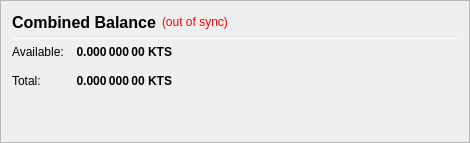
                   <widget class="QFrame" name="frame_CombinedBalances">
                    <property name="minimumSize">
                     <size>
                      <width>470</width>
                      <height>0</height>
                     </size>
                    </property>
                    <property name="frameShape">
                     <enum>QFrame::StyledPanel</enum>
                    </property>
                    <property name="frameShadow">
                     <enum>QFrame::Raised</enum>
                    </property>
                    <layout class="QVBoxLayout" name="verticalLayout_5">
                     <item>
                      <layout class="QHBoxLayout" name="horizontalLayout_5" stretch="0,0,0">
                       <item>
                        <widget class="QLabel" name="label_5z">
                         <property name="minimumSize">
                          <size>
                           <width>0</width>
                           <height>20</height>
                          </size>
                         </property>
                         <property name="font">
                          <font>
                           <pointsize>12</pointsize>
                           <weight>75</weight>
                           <bold>true</bold>
                          </font>
                         </property>
                         <property name="toolTip">
                          <string>Combined Balance (including unconfirmed and immature coins)</string>
                         </property>
                         <property name="text">
                          <string>Combined Balance</string>
                         </property>
                        </widget>
                       </item>
                       <item>
                        <widget class="QLabel" name="labelWalletStatus">
                         <property name="cursor">
                          <cursorShape>WhatsThisCursor</cursorShape>
                         </property>
                         <property name="toolTip">
                          <string>The displayed information may be out of date. Your wallet automatically synchronizes with the KTS network after a connection is established, but this process has not completed yet.</string>
                         </property>
                         <property name="styleSheet">
                          <string notr="true">QLabel { color: red; }</string>
                         </property>
                         <property name="text">
                          <string notr="true">(out of sync)</string>
                         </property>
                         <property name="alignment">
                          <set>Qt::AlignLeading|Qt::AlignLeft|Qt::AlignVCenter</set>
                         </property>
                        </widget>
                       </item>
                       <item>
                        <spacer name="horizontalSpacer_1">
                         <property name="orientation">
                          <enum>Qt::Horizontal</enum>
                         </property>
                         <property name="sizeHint" stdset="0">
                          <size>
                           <width>40</width>
                           <height>20</height>
                          </size>
                         </property>
                        </spacer>
                       </item>
                      </layout>
                     </item>
                     <item>
                      <widget class="Line" name="line_CombinedBalance">
                       <property name="minimumSize">
                        <size>
                         <width>0</width>
                         <height>1</height>
                        </size>
                       </property>
                       <property name="maximumSize">
                        <size>
                         <width>16777215</width>
                         <height>1</height>
                        </size>
                       </property>
                       <property name="orientation">
                        <enum>Qt::Horizontal</enum>
                       </property>
                      </widget>
                     </item>
                     <item>
                      <layout class="QGridLayout" name="gridLayout_3">
                       <property name="spacing">
                        <number>12</number>
                       </property>
                       <item row="1" column="0">
                        <widget class="QLabel" name="labelBalanceTextz">
                         <property name="text">
                          <string>Available:</string>
                         </property>
                        </widget>
                       </item>
                       <item row="1" column="1">
                        <widget class="QLabel" name="labelBalancez">
                         <property name="font">
                          <font>
                           <weight>75</weight>
                           <bold>true</bold>
                          </font>
                         </property>
                         <property name="cursor">
                          <cursorShape>IBeamCursor</cursorShape>
                         </property>
                         <property name="toolTip">
                          <string>Your current spendable balance</string>
                         </property>
                         <property name="text">
                          <string notr="true">0.000 000 00 KTS</string>
                         </property>
                         <property name="alignment">
                          <set>Qt::AlignRight|Qt::AlignTrailing|Qt::AlignVCenter</set>
                         </property>
                         <property name="textInteractionFlags">
                          <set>Qt::LinksAccessibleByMouse|Qt::TextSelectableByKeyboard|Qt::TextSelectableByMouse</set>
                         </property>
                        </widget>
                       </item>
                       <item row="2" column="0">
                        <widget class="QLabel" name="labelTotalTextz">
                         <property name="text">
                          <string>Total:</string>
                         </property>
                        </widget>
                       </item>
                       <item row="2" column="1">
                        <widget class="QLabel" name="labelTotalz">
                         <property name="font">
                          <font>
                           <weight>75</weight>
                           <bold>true</bold>
                          </font>
                         </property>
                         <property name="cursor">
                          <cursorShape>IBeamCursor</cursorShape>
                         </property>
                         <property name="toolTip">
                          <string>Total Balance, including all unavailable coins.</string>
                         </property>
                         <property name="text">
                          <string notr="true">0.000 000 00 KTS</string>
                         </property>
                         <property name="alignment">
                          <set>Qt::AlignRight|Qt::AlignTrailing|Qt::AlignVCenter</set>
                         </property>
                         <property name="textInteractionFlags">
                          <set>Qt::LinksAccessibleByMouse|Qt::TextSelectableByKeyboard|Qt::TextSelectableByMouse</set>
                         </property>
                        </widget>
                       </item>
                       <item row="2" column="3">
                        <spacer name="horizontalSpacer_2">
                         <property name="orientation">
                          <enum>Qt::Horizontal</enum>
                         </property>
                         <property name="sizeHint" stdset="0">
                          <size>
                           <width>40</width>
                           <height>20</height>
                          </size>
                         </property>
                        </spacer>
                       </item>
                      </layout>
                     </item>
                     <item>
                      <spacer name="verticalSpacer_1">
                       <property name="orientation">
                        <enum>Qt::Vertical</enum>
                       </property>
                       <property name="sizeHint" stdset="0">
                        <size>
                         <width>20</width>
                         <height>40</height>
                        </size>
                       </property>
                      </spacer>
                     </item>
                    </layout>
                   </widget>
